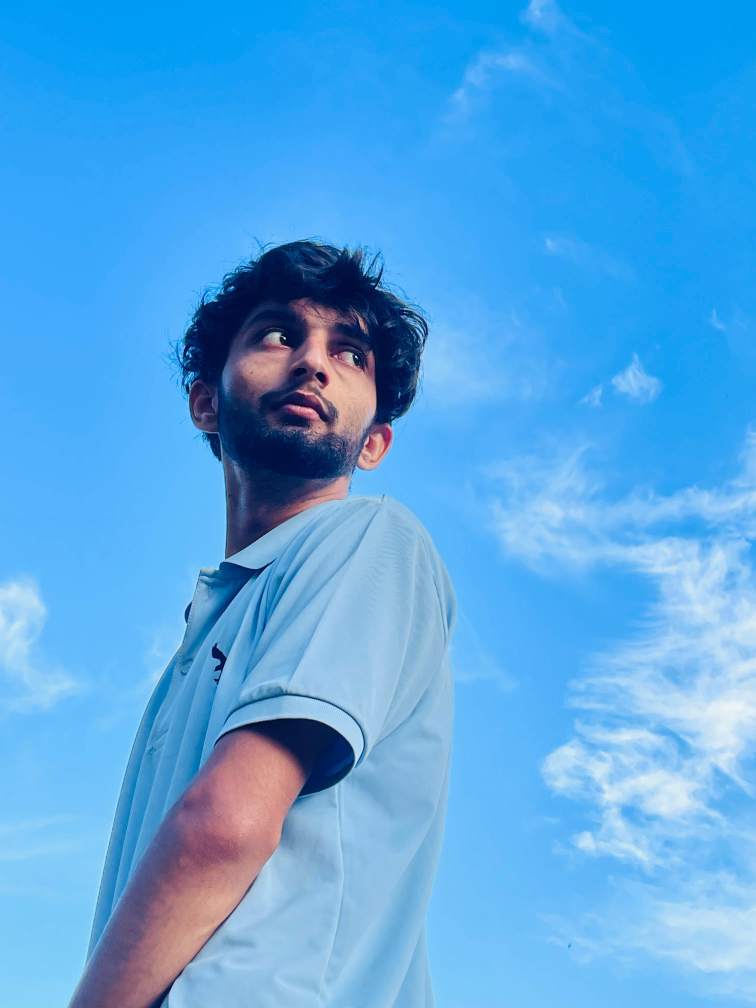
#> input picture image_processing/sanjay.jpg, 3024 x 4032 px (shown at 1/4 size)
$ python profile.py
#> lines starting #> are read from the running program, lines starting #| are printed output that depends on the picture; after the words box and inside, x2 and y2 are one past the last pixel; in counts of white or black regions, pixels touching at a corner belong together
import cv2
face_cascade = cv2.CascadeClassifier(cv2.data.haarcascades + 'haarcascade_frontalface_default.xml')

image = cv2.imread("sanjay.jpg",cv2.IMREAD_GRAYSCALE)
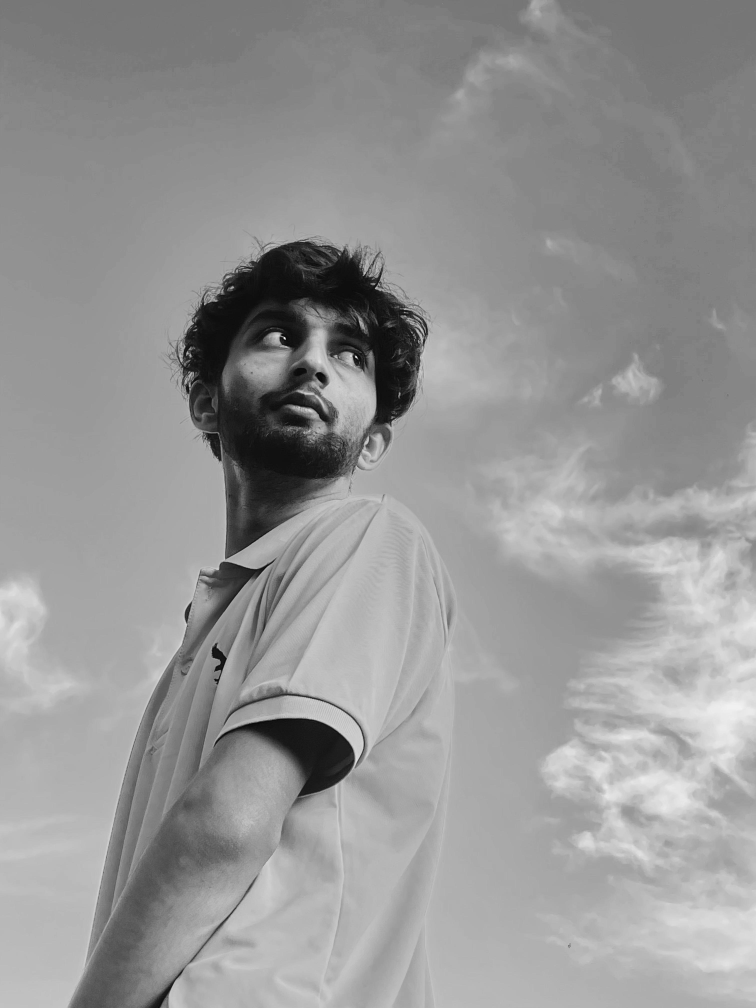
#> image: shape (4032, 3024) (shown at 1/4 size); min 0, max 255, mean 149.9
resized_img = cv2.resize(image,(500,800))
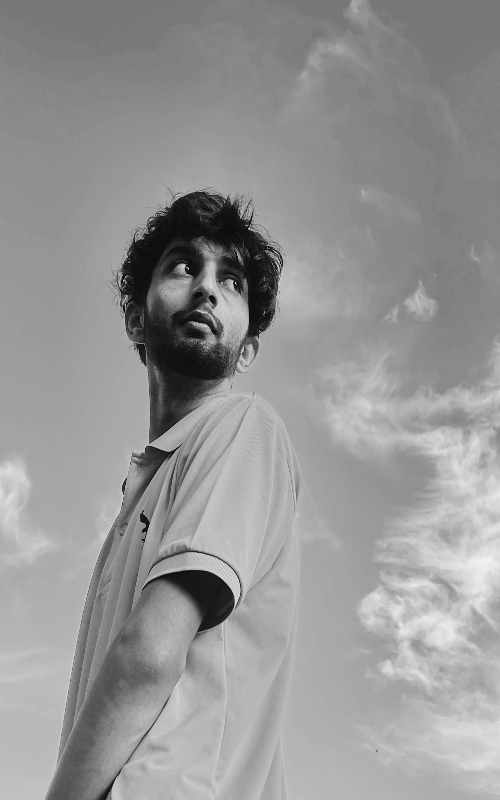
#> resized_img: shape (800, 500); min 4, max 242, mean 149.8
face = face_cascade.detectMultiScale(resized_img,1.08,2)
#> face = [[96, 566, 37, 37], [345, 372, 65, 65]]
if len(face) == 0:
    print("No faces detected!")
else:
    for  (x,y,w,h) in face:
        cv2.rectangle(resized_img, (x, y), (x+w, y+h), (255, 0, 0), 2)
        y1 = max(0, y-30)
        y2 = min(resized_img.shape[0], y+h+30)
        x1 = max(0, x-30)
        x2 = min(resized_img.shape[1], x+w+30)
        cropped_img = resized_img[y1:y2,x1:x2]
        profile = cv2.resize(cropped_img, (200, 200))
        break
#> this loop made 1 pass
#> (x, y, w, h, y1, y2, x1, x2) on pass 1: (96, 566, 37, 37, 536, 633, 66, 163)
#> pass 1, `cropped_img = resized_img[y1:y2,x1:x2]`:
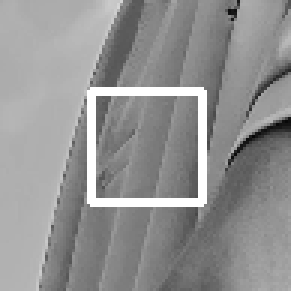
#> cropped_img: shape (97, 97) (shown 3 times larger); min 6, max 255, mean 146.1
#> pass 1, `profile = cv2.resize(cropped_img, (200, 200))`:
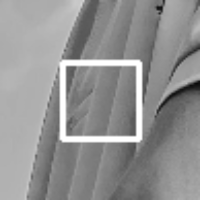
#> profile: shape (200, 200); min 10, max 255, mean 146
#> after the loop:
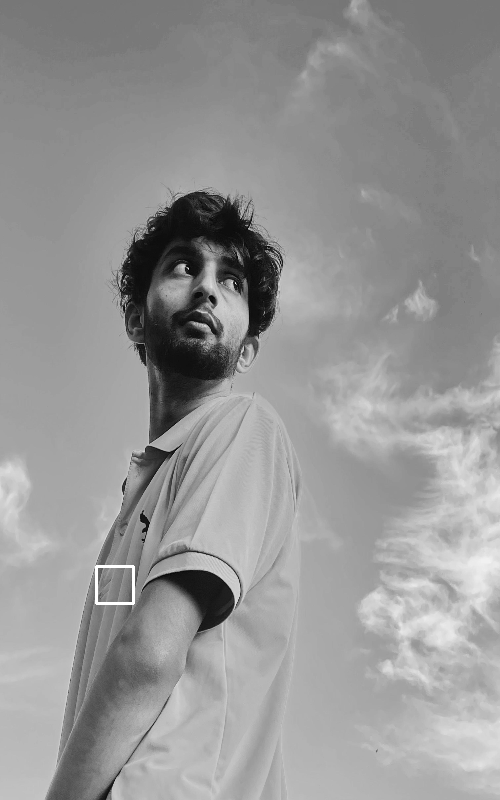
#> resized_img: shape (800, 500); 0.11% of pixels changed, all inside (x1, y1, x2, y2) = (95, 565, 135, 605)
    cv2.imshow("original_image",resized_img)
    cv2.imshow("cropped_image",profile)
    cv2.waitKey(0)
    cv2.destroyAllWindows()
